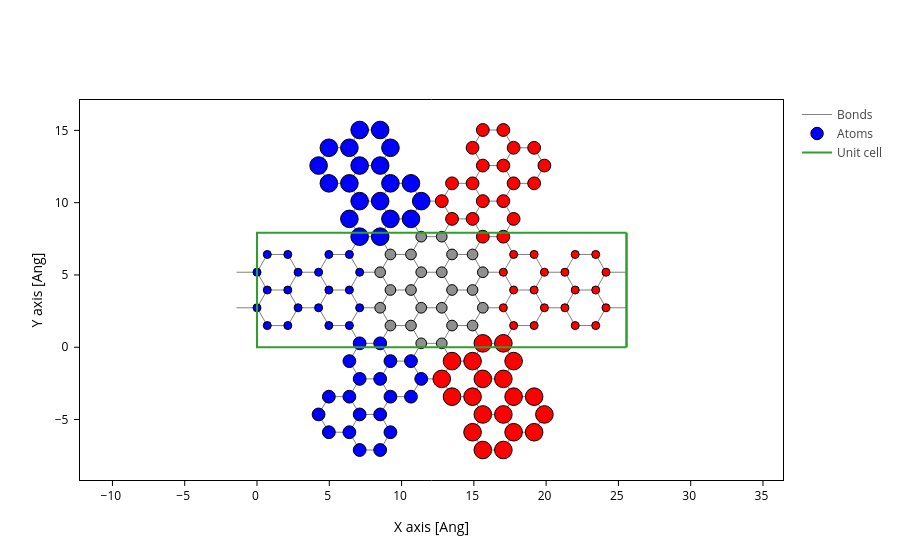

Write notebook code for a chart like this one.
### Code cell
atoms_style = []
for i, (l, r) in enumerate(zip(left_idx, right_idx)):
    atoms_style += [{"atoms": l, "size": i*0.3 + 0.5, "color": "blue"}]
    atoms_style += [{"atoms": r, "size": i*0.3 + 0.5, "color": "red"}]

device.plot(axes="xy", atoms_style=atoms_style)

### Figure 1 — Plotly figure (JSON) as saved in the notebook; plotly's stock layout.template omitted (floating-point values rounded to 4 significant figures; data arrays with more than 128 entries replaced by an {"elided": "..."} marker saying what was removed)
{"data": [{"line": {"color": "gray", "width": 1}, "meta": {}, "mode": "lines", "name": "Bonds", "opacity": 1, "type": "scatter", "x": {"elided": "4116 float values"}, "y": {"elided": "4116 float values"}}, {"marker": {"color": {"elided": "144 str values"}, "line": {"color": "black", "width": 1}, "opacity": 1, "size": {"elided": "144 float values"}}, "meta": {}, "mode": "markers", "name": "Atoms", "opacity": 1, "type": "scatter", "x": {"elided": "144 float values"}, "y": {"elided": "144 float values"}}, {"meta": {}, "mode": "lines", "name": "Unit cell", "type": "scatter", "x": [0.0, 0.0, 25.56, 25.56, 0.0, 0.0, NaN, 0.0, 0.0, 0.0, 25.56, 25.56, 0.0, NaN, 25.56, 25.56, NaN, 25.56, 25.56], "y": [0.0, 7.919, 7.919, 7.919, 7.919, 7.919, NaN, 7.919, 0.0, 0.0, 0.0, 0.0, 0.0, NaN, 7.919, 0.0, NaN, 7.919, 0.0]}], "layout": {"scene": {"aspectmode": "data", "xaxis": {"title": {"text": "X axis [Ang]"}}, "yaxis": {"title": {"text": "Y axis [Ang]"}}}, "xaxis": {"scaleanchor": "y", "scaleratio": 1, "title": {"text": "X axis [Ang]"}}, "yaxis": {"title": {"text": "Y axis [Ang]"}}}}
